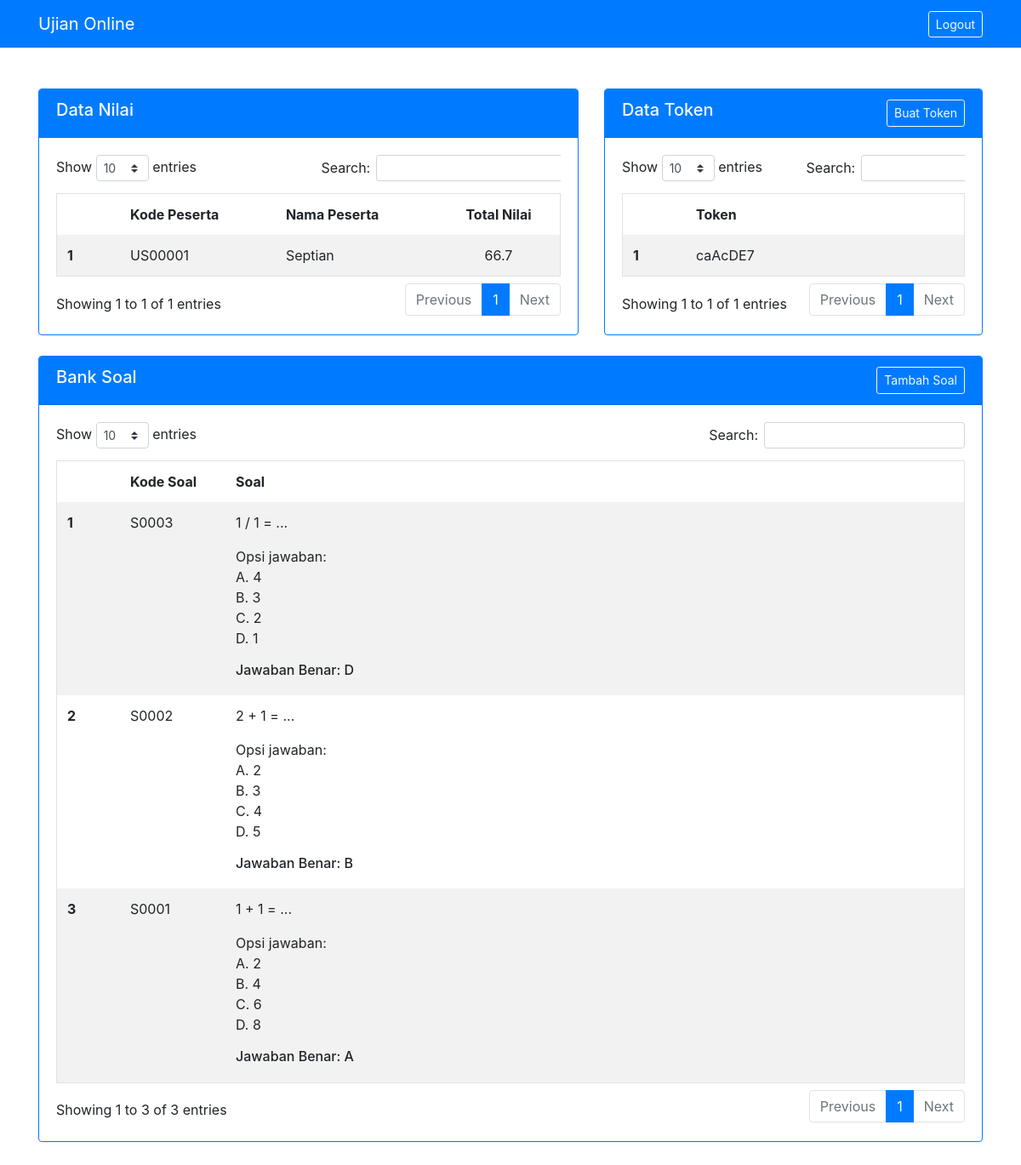
The page /admin.php (signed in) on the database its author committed.
### tables this page shows
CREATE TABLE `tb_ujian_selesai` (
  `kode_ujian` varchar(10) NOT NULL,
  `id_peserta` varchar(8) NOT NULL,
  `kode_token` varchar(10) NOT NULL,
  `total_nilai` varchar(5) NOT NULL,
  `tgl_submit_jawaban` datetime NOT NULL DEFAULT current_timestamp()
);

CREATE TABLE `tb_peserta` (
  `id_peserta` varchar(8) NOT NULL,
  `nama_peserta` varchar(30) NOT NULL,
  `email_peserta` varchar(100) NOT NULL
);

CREATE TABLE `tb_token_master` (
  `id_token` int(11) NOT NULL,
  `kode_token` varchar(10) NOT NULL
);

CREATE TABLE `tb_bank_soal` (
  `kode_soal` varchar(10) NOT NULL,
  `soal` text NOT NULL,
  `j_a` text NOT NULL,
  `j_b` text NOT NULL,
  `j_c` text NOT NULL,
  `j_d` text NOT NULL,
  `jawaban_benar` varchar(1) NOT NULL,
  `status_soal` int(1) NOT NULL DEFAULT 1
);

### config.php (called while the page is built, shortened)
<?php
function database() {
    $hostname = "localhost";
    $username = "root";
    $password = "";
    $database = "db_ujian_online";
    $db = mysqli_connect($hostname, $username, $password, $database);
    return $db;
}
function load_bank_soal() {
    $db = database();
    return  mysqli_query($db, "SELECT * FROM tb_bank_soal ORDER BY kode_soal DESC");
}
function load_ujian_selesai() {
    $db = database();
    return  mysqli_query($db, "SELECT * FROM tb_ujian_selesai us
                            JOIN tb_peserta pe ON us.id_peserta = pe.id_peserta
                            ORDER BY us.kode_ujian DESC");
}
function load_token() {
    $db = database();
    return  mysqli_query($db, "SELECT * FROM tb_token_master ORDER BY id_token DESC");
}

### views/beranda.php (the view)
<section class="row">
    <div class="col-sm-7 mb-4">
        <div class="card border-primary">
            <div class="card-header bg-primary text-light">
                <h5>Data Nilai</h5>
            </div>
            <div class="card-body">
                <div class="table-responsive">
                    <table class="table table-striped table-borderless mb-0 myTable border">
                        <thead>
                            <th style="width: 50px"></th>
                            <th>Kode Peserta</th>
                            <th>Nama Peserta</th>
                            <th class="text-center">Total Nilai</th>
                        </thead>
                        <tbody>
                            <?php
                                foreach(load_ujian_selesai() as $n_ujian => $data_ujian) :
                            ?>
                            <tr>
                                <th><?= $n_ujian+=1; ?></th>
                                <td><?= $data_ujian['kode_ujian'] ?></td>
                                <td><?= $data_ujian['nama_peserta'] ?></td>
                                <td class="text-center"><?= $data_ujian['total_nilai'] ?></td>
                            </tr>
                            <?php endforeach;  ?>
                        </tbody>
                    </table>
                </div>
            </div>
        </div>
    </div>
    <div class="col-sm-5 mb-4">
        <div class="card border-primary">
            <div class="card-header bg-primary text-light d-flex flex-wrap" style="justify-content: space-between">
                <h5>Data Token</h5>
                <a href="admin.php?page=tambah-soal-ujian" class="btn btn-sm btn-outline-light">Buat Token</a>
            </div>
            <div class="card-body">
                <div class="table-responsive">
                    <table class="table table-striped table-borderless mb-0 myTable border">
                        <thead>
                            <th style="width: 50px"></th>
                            <th>Token</th>
                        </thead>
                        <tbody>
                            <?php foreach(load_token() as $n_token => $data_token) : ?>
                            <tr>
                                <th>
                                    <?= $n_token+=1; ?>
                                </th>
                                <td>
                                    <?= $data_token['kode_token']; ?>
                                </td>
                            </tr>
                            <?php endforeach; ?>
                        </tbody>
                    </table>
                </div>
            </div>
        </div>
    </div>
    <div class="col-sm-12 mb-4">
        <div class="card border-primary">
            <div class="card-header bg-primary text-light d-flex flex-wrap" style="justify-content: space-between">
                <h5>Bank Soal</h5>
                <a href="admin.php?page=tambah-soal" class="btn btn-sm btn-outline-light">Tambah Soal</a>
            </div>
            <div class="card-body">
                <div class="table-responsive">
                    <table class="table table-striped table-borderless mb-0 border myTable">
                        <thead>
                            <th style="width: 50px"></th>
                            <th style="width: 100px">Kode Soal</th>
                            <th>Soal</th>
                        </thead>
                        <tbody>
                            <?php foreach(load_bank_soal() as $u_soal => $bank_soal) : ?>
                            <tr>
                                <th>
                                    <?= $u_soal+=1; ?>
                                </th>
                                <td>
                                    <?= $bank_soal['kode_soal']; ?>
                                </td>
                                <td>
                                    <p>
                                        <?= $bank_soal['soal'] ?>
                                    </p>
                                    <div class="mb-3">
                                        Opsi jawaban:
                                        <p class="mb-0">A. <?= $bank_soal['j_a'] ?></p>
                                        <p class="mb-0">B. <?= $bank_soal['j_b'] ?></p>
                                        <p class="mb-0">C. <?= $bank_soal['j_c'] ?></p>
                                        <p class="mb-0">D. <?= $bank_soal['j_d'] ?></p>
                                    </div>
                                    <h6>Jawaban Benar: <?= $bank_soal['jawaban_benar'] ?></h6>
                                </td>
                            </tr>
                            <?php endforeach; ?>
                        </tbody>
                    </table>
                </div>
            </div>
        </div>
    </div>
</section>

### admin.php (shortened to what this page needs)
<?php
require_once "config.php";
?>
<!DOCTYPE html>
<html lang="en">
<head>
<link rel="stylesheet" href="assets/bootstrap/css/bootstrap.min.css">
<link rel="stylesheet" href="assets/datatable/datatables.min.css">
</head>
<body>
<header class="navbar navbar-expand-lg navbar-dark bg-primary">
    <div class="container">
        <a class="navbar-brand" href="#">Ujian Online</a>
        <div class="collapse navbar-collapse" id="navbarNav">
            <ul class="navbar-nav ml-auto">
                <li class="nav-item">
                    <a class="btn btn-outline-light btn-sm" href="logout.php"">Logout</a>
                </li>
            </ul>
        </div>
    </div>
</header>
<main class="container my-5">
    <?php
        if(isset($_GET['page'])) {
            $p = $_GET['page'];
            switch ($p) {
                case 'tambah-soal':
                    include "views/tambah_soal.php";
                break;
                case 'tambah-soal-ujian':
                    include "views/tambah_soal_ujian.php";
                break;
                default:
                    break;
            }
        } else {
            include "views/beranda.php";
        }
    ?>
</main>
</body>
</html>

### rows shown on the page
tb_ujian_selesai: n_ujian "1", kode_ujian "US00001", id_peserta.nama_peserta "Septian", total_nilai "66.7"
tb_token_master: n_token "1", kode_token "caAcDE7"
tb_bank_soal: u_soal "1", kode_soal "S0003", soal "1 / 1 = ...", j_a "4", j_b "3", j_c "2", j_d "1", jawaban_benar "D"
tb_bank_soal: u_soal "2", kode_soal "S0002", soal "2 + 1 = ...", j_a "2", j_b "3", j_c "4", j_d "5", jawaban_benar "B"
tb_bank_soal: u_soal "3", kode_soal "S0001", soal "1 + 1 = ...", j_a "2", j_b "4", j_c "6", j_d "8", jawaban_benar "A"
